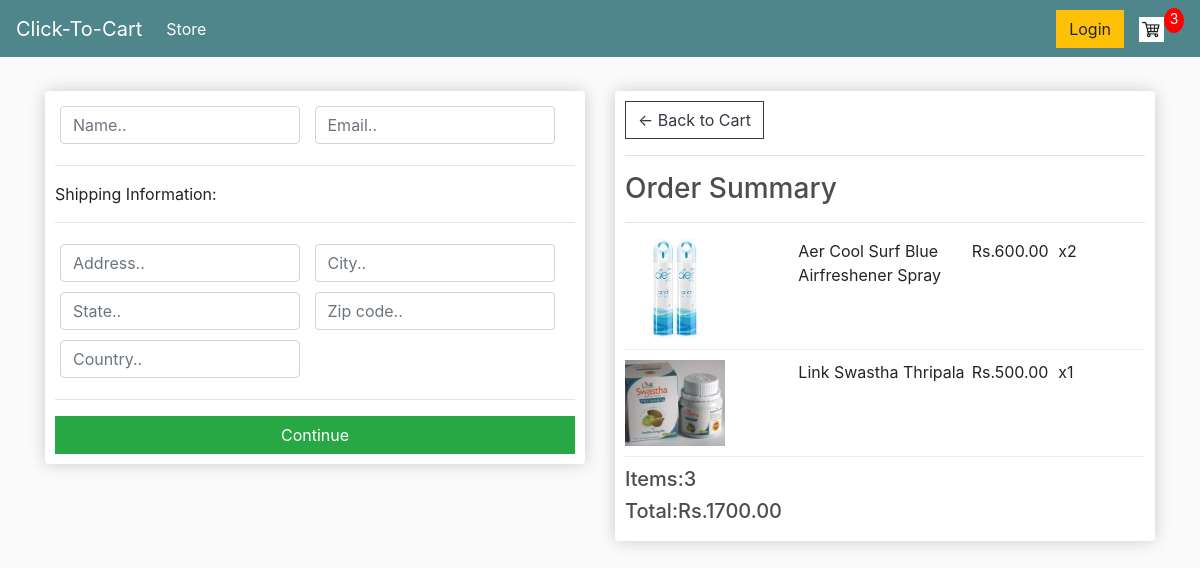
/checkout/ (signed in), run on an earlier commit of the app's database.
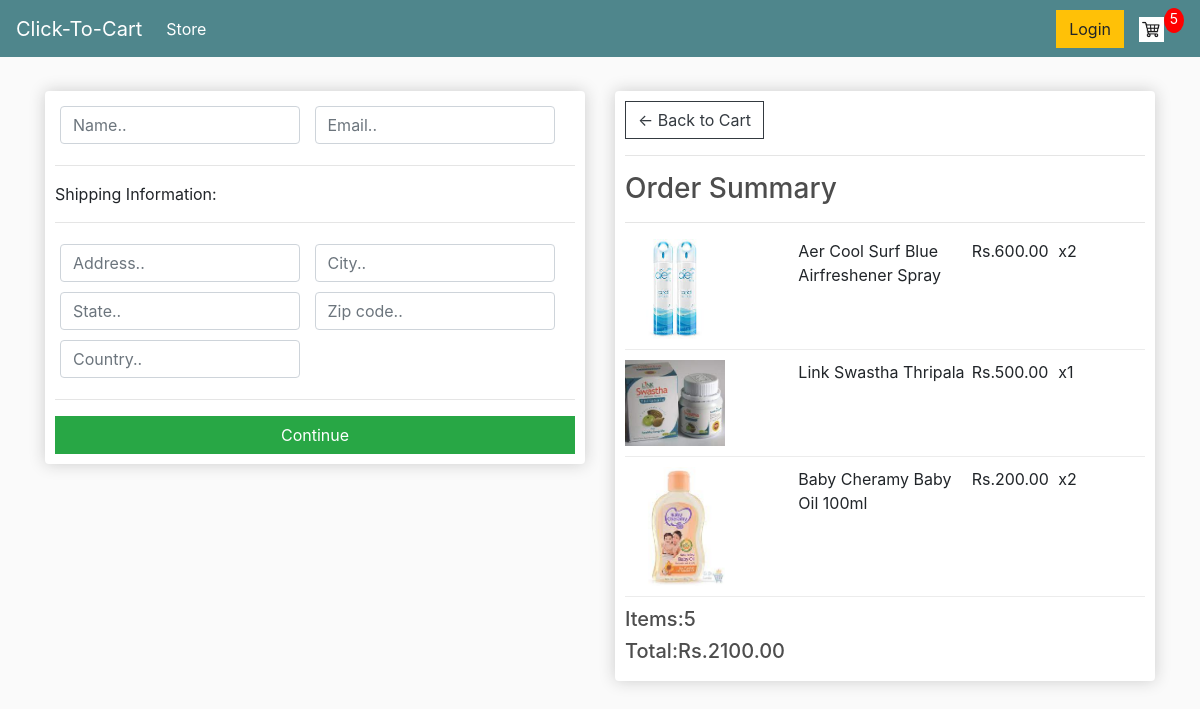
And on a later commit of the database.
### store/models.py (models this page shows, shortened)
class OrderItem(models.Model):
	product = models.ForeignKey(Product, on_delete=models.SET_NULL, null=True)
	order = models.ForeignKey(Order, on_delete=models.SET_NULL, null=True)
	quantity = models.IntegerField(default=0, null=True, blank=True)
	date_added = models.DateTimeField(auto_now_add=True)
	@property
	def get_total(self):
		total = self.product.price * self.quantity
		return total

class Product(models.Model):
	name = models.CharField(max_length=200, null=True)
	price = models.FloatField()
	digital = models.BooleanField(default=False,null=True, blank=False)
	image = models.ImageField(null=True, blank=True)
	@property
	def imageURL(self):
		try:
			url = self.image.url
		except:
			url = ''
		return url

class Order(models.Model):
	customer = models.ForeignKey(Customer, on_delete=models.SET_NULL, null=True, blank=True)
	date_ordered = models.DateTimeField(auto_now_add=True)
	complete = models.BooleanField(default=False, null=True, blank=False)
	transaction_id = models.CharField(max_length=100, null=True)
	@property
	def shipping(self):
		shipping = False
		orderitems = self.orderitem_set.all()
		for i in orderitems:
			if i.product.digital == False:
				shipping = True
		return shipping
	@property
	def get_cart_total(self):
		orderitems = self.orderitem_set.all()
		total = sum([item.get_total for item in orderitems])
		return total
	@property
	def get_cart_items(self):
		orderitems = self.orderitem_set.all()
		total = sum([item.quantity for item in orderitems])
		return total

### store/views.py (the view)
# urls.py: path('checkout/', views.checkout, name="checkout"),
def checkout(request):
    if request.user.is_authenticated:
        customer = request.user.customer
        order, created = Order.objects.get_or_create(customer=customer, complete=False)
        items = order.orderitem_set.all()
        cartItems = order.get_cart_items
    else:
        items = []
        order = {'get_cart_total': 0, 'get_cart_items':0, 'shipping':False}
        cartItems = order['get_cart_items']
    context = {'items':items, 'order':order, 'cartItems':cartItems}
    return render(request, 'store/checkout.html', context)

### store/templates/store/checkout.html (shortened to what this page needs)
{% extends 'store/main.html' %}
{% load static %}
{% block content %}
     <div class="row">
		<div class="col-lg-6">
			<div class="box-element" id="form-wrapper">
				<form id="form">
					<div id="user-info">
						<div class="form-field">
							<input required class="form-control" type="text" name="name" placeholder="Name..">
						</div>
						<div class="form-field">
							<input required class="form-control" type="email" name="email" placeholder="Email..">
						</div>
					</div>
					<div id ="shipping-info">
						<hr>
						<p>Shipping Information:</p>
						<hr>
						<div class="form-field">
							<input class="form-control" type="text" name="address" placeholder="Address..">
						</div>
						<div class="form-field">
							<input class="form-control" type="text" name="city" placeholder="City..">
						</div>
						<div class="form-field">
							<input class="form-control" type="text" name="state" placeholder="State..">
						</div>
						<div class="form-field">
							<input class="form-control" type="text" name="zipcode" placeholder="Zip code..">
						</div>
						<div class="form-field">
							<input class="form-control" type="text" name="country" placeholder="Country..">
						</div>
					</div>
					<hr>
					<input id="form-button" class="btn btn-success btn-block" type="submit" value="Continue">
				</form>
			</div>
			<br>
		</div>
		<div class="col-lg-6">
			<div class="box-element">
				<a  class="btn btn-outline-dark" href="{% url 'cart' %}">&#x2190; Back to Cart</a>
				<hr>
				<h3>Order Summary</h3>
				<hr>
				{% for item in items %}
				<div class="cart-row">
					<div style="flex:2"><img class="row-image" src="{{item.product.imageURL}}"></div>
					<div style="flex:2"><p>{{item.product.name}}</p></div>
					<div style="flex:1"><p>Rs.{{item.product.price|floatformat:2}}</p></div>
					<div style="flex:1"><p>x{{item.quantity}}</p></div>
				</div>
				{% endfor %}
				<h5>Items:{{order.get_cart_items}}</h5>
				<h5>Total:Rs.{{order.get_cart_total|floatformat:2}}</h5>
			</div>
		</div>
	</div>
{% endblock content %}

What changed in the data, as far as the page shows it:
added OrderItem: product.imageURL (picture), product.name "Baby Cheramy Baby Oil 100ml", product.price "200.00", quantity "2"
computed for Order: get_cart_items "3" → "5"; get_cart_total "1700.00" → "2100.00"
Also different on the page:
{{ cartItems }}: "3" → "5"
